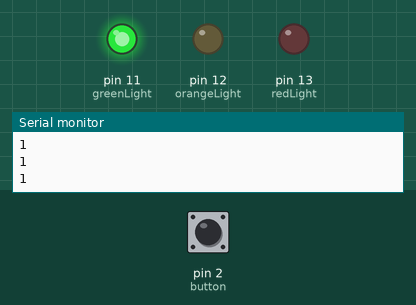
Bench run of a sketch on a simulated Arduino Uno, built with avr-gcc and run on an emulated ATmega328P. Parts: output pins drawn as LEDs (lit = HIGH), the last lines printed to the serial monitor. Inputs (shaded band) come from the test bench; at power-on: pin 2 (button) HIGH.

Above: at 1.2 s.
1.3 s: pin 2 (button) pulled LOW for 0.15 s
At 7.5 s:
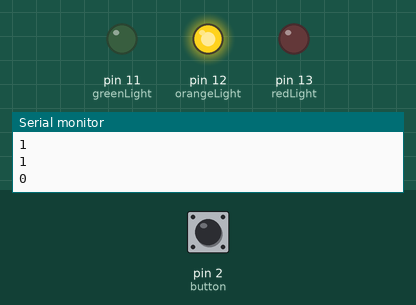
At 9.0 s:
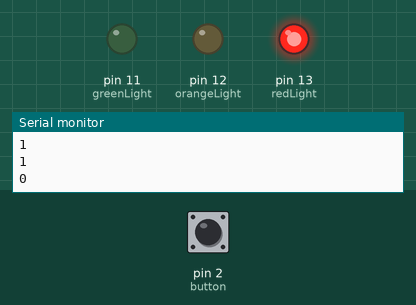
Timing chart, 0 to 18.8 s (numbered marks = the images above; inputs shaded):
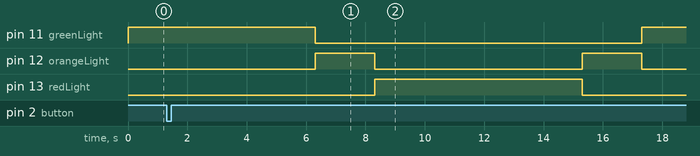

Measured:
- after the input at 1.3 s, pin 11 (greenLight): HIGH → LOW after 5.0 s, → HIGH 11.0 s later; pin 12 (orangeLight): alternates HIGH for 2.0 s and LOW for 7.0 s, starting after 5.0 s; pin 13 (redLight): LOW → HIGH after 7.0 s, → LOW 7.0 s later

The sketch:

Semafor.ino
```cpp
//SEMAFOR with Button

int redLight = 13;
int orangeLight = 12;
int greenLight = 11;
int button = 2;
int waitTimer = 5000;
int orangeTimer = 2000;
int redTimer = 7000;
int readButton;
//green is turned on by default
void setup() {
  // put your setup code here, to run once:
  pinMode(button,INPUT);
  pinMode(redLight,OUTPUT);
  pinMode(orangeLight,OUTPUT);
  pinMode(greenLight,OUTPUT);
  Serial.begin(9600);
}

void loop() {
  // put your main code here, to run repeatedly:
  readButton = digitalRead(button);
  Serial.println(readButton);
  digitalWrite(greenLight,HIGH); //green on by default

  //algorithm
  if(readButton == 0){
    delay(waitTimer);
    lightLogic();
  }
  else{
    digitalWrite(greenLight,HIGH);
  }

}

void lightLogic(){
  digitalWrite(greenLight,LOW);
  digitalWrite(orangeLight,HIGH);
  delay(orangeTimer);
  digitalWrite(orangeLight,LOW);
  digitalWrite(redLight,HIGH);
  delay(redTimer);
  digitalWrite(redLight,LOW);
  digitalWrite(orangeLight,HIGH);
  delay(orangeTimer);
  digitalWrite(orangeLight,LOW);
  digitalWrite(greenLight,HIGH);
}
```
